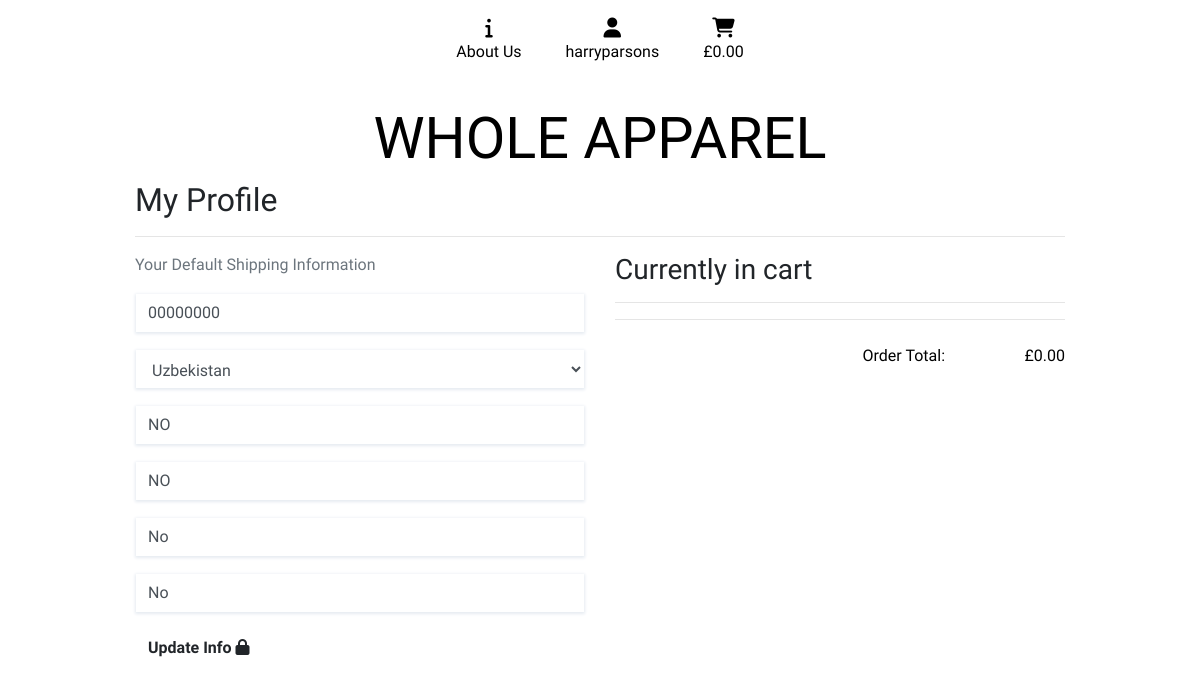
The app's page /profile/ (signed in), older data.
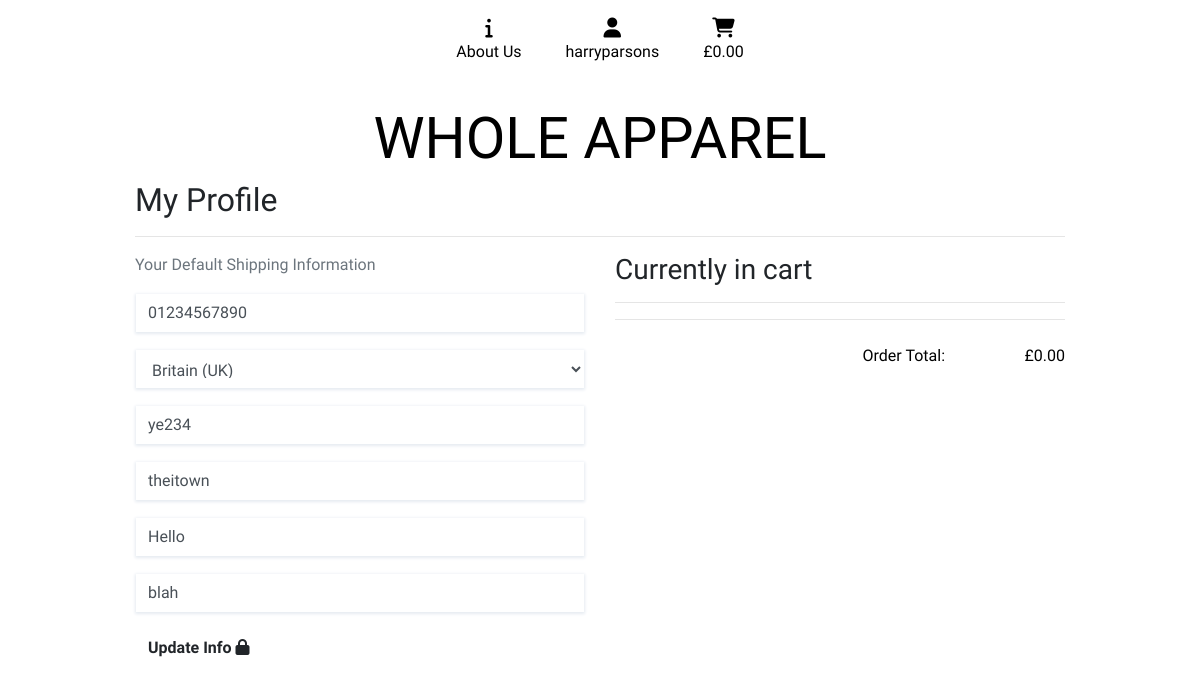
The same page, newer data.
### profiles/models.py (models this page shows)
class UserProfile(models.Model):
    user = models.OneToOneField(User, on_delete=models.CASCADE)
    default_phone_number = models.CharField(max_length=20, blank=True, null=True)
    default_country = CountryField(blank_label='Country *', blank=True, null=True)
    default_postcode = models.CharField(max_length=20, blank=True, null=True)
    default_town_or_city = models.CharField(max_length=40, blank=True, null=True)
    default_street_address1 = models.CharField(max_length=40, blank=True, null=True)
    default_street_address2 = models.CharField(max_length=40, blank=True, null=True)

### profiles/views.py (the view)
# urls.py: path('profile/', include('profiles.urls')),
def profile(request):
    profile = get_object_or_404(UserProfile, user=request.user)
    if request.method == 'POST':
        form = ProfileForm(request.POST, instance=profile)
        if form.is_valid():
            form.save()
    form = ProfileForm(instance=profile)
    orders = profile.orders.all()
    template = 'profiles/profile.html'
    context = {
        'form': form,
        'orders': orders,
    }
    return render(request, template, context)

### profiles/forms.py
class ProfileForm(forms.ModelForm):
    class Meta:
        model = UserProfile
        fields = ('default_phone_number', 'default_country',
                  'default_postcode',
                  'default_town_or_city',
                  'default_street_address1', 'default_street_address2',)
    def __init__(self, *args, **kwargs):
        super().__init__(*args, **kwargs)
        placeholders = {
            'default_phone_number': 'Phone Number',
            'default_country': 'Country',
            'default_postcode': 'Postal Code',
            'default_town_or_city': 'Town or City',
            'default_street_address1': 'Street Address 1',
            'default_street_address2': 'Street Address 2',
        }
        self.fields['default_phone_number'].widget.attrs['autofocus'] = True
        for field in self.fields:
            if self.fields[field].required:
                placeholder = f'{placeholders[field]} *'
            else:
                placeholder = placeholders[field]
            self.fields[field].widget.attrs['placeholder'] = placeholder
            self.fields[field].widget.attrs['class'] = 'stripe-style-input'
            self.fields[field].label = False

### cart/contexts.py (called while the page is built, shortened)
def cart_contents(request):
    cart_items = []
    total = 0
    product_count = 0
    cart = request.session.get('cart', {})
    cart_plus_ship = total
    context = {
        'cart_items': cart_items,
        'total': total,
        'product_count': product_count,
        'cart_plus_ship': cart_plus_ship,
    }
    return context

### profiles/templates/profiles/profile.html (shortened to what this page needs)
{% extends "base.html" %}
{% load static %}
{% block extra_css %}
<link rel="stylesheet" href="{% static 'profiles/css/profiles.css' %}">
{% endblock %}
{% block content %}
<div class="container">
	<div class="row">
		<div class="col">
			<h2>My Profile</h2>
			<hr>
		</div>
	</div>
	<div class="row">
		<div class="col-12 col-md-6 order-lg-last mb-5">
        <h3>Currently in cart</h3>
        <hr />
      <hr class="my-0">
        <br>
        <div class="row text-black text-right">
            <div class="col-7 offset-2">
                <p class="my-0">Order Total:</p>
            </div>
            <div class="col-3">
                <p class="my-0">£{{ total | floatformat:2 }}</p>
            </div>
        </div>
    </div>
		<div class="col-12 col-md-6">
			<p class="text-muted">Your Default Shipping Information</p>
			<form class="" action="{% url 'profile' %}" method="POST" id="update-profile-form">
				{{ form|crispy }}
				<button id="submit-button" class="btn btn-black rounded-0">
                                <span class="font-weight-bold">Update Info</span>
                                <span class="icon">
                                <i class="fas fa-lock"></i>
                                </span>
                            </button>
			</form>
		</div>
		{% endblock %}

### templates/base.html (shortened to what this page needs)
{% load static %}
<!doctype html>
<html lang="en">
  <head>
    {% block corecss %}
    <link rel="stylesheet" href="https://stackpath.bootstrapcdn.com/bootstrap/4.4.1/css/bootstrap.min.css">
    <link rel="stylesheet" href="{% static 'css/base.css' %}">
    {% endblock %}
    {% block extra_css %}
    {% endblock %}
  </head>
  <body>
    <header class="container-fluid right my-2">
        <div class="row">
            <div class="col-12">
                <ul class="list-inline list-unstyled text-center">
                    <li class="list-inline-item">
                        <a class="text-black nav-link">
                            <div class="text-center">
                                <div><i class="fas fa-info fa-lg"></i></div>
                                <p class="my-0">About Us</p>
                            </div>
                        </a>
                    </li>
                    <li class="list-inline-item dropdown">
                        <a class="text-black nav-link" href="#" id="user-options" data-toggle="dropdown" aria-haspopup="true" aria-expanded="false">
                            <div class="text-center">
                                <div><i class="fas fa-user fa-lg"></i></div>
                                {% if request.user.is_authenticated %}
                                    <p class="my-0">{{ request.user.username }}</p>
                                {% else %}
                                    <p class="my-0">Login</p>
                                {% endif %}
                            </div>
                        </a>
                    </li>
                    <li class="list-inline-item">
                         <a href="{% url 'view_cart' %}" class="nav-link">
                        <div class="text-center text-black">
                            <div>
                            <i class="fas fas fa-shopping-cart fa-lg"></i></div>
                                <p class="my-0">
                                    {% if cart_items %}
                                        £{{ cart_plus_ship|floatformat:2 }}
                                    {% else %}
                                        £0.00
                                    {% endif %}
                                </p>
                            </div>
                        </a>
                    </li>
                </ul>
            </div>
        </div>
    </header>
    <section>
        <div class="row">
            <div class="col-12 title-container">
                <a href="{% url 'home' %}" class="nav-link main-logo-link">
                    <h2 class="logo-font text-black my-0 title-logo">Whole Apparel</h2>
                </a>
            </div>
        </div>
    </section>
    {% block content %}
    {% endblock %}
  </body>
</html>

### static/css/base.css (style rules this page uses)
html { height: 100%; }
body { height: calc(100vh - 164px); font-family: "Exo 2", sans-serif; }
.title-container { text-align: center; }
.title-logo { display: inline-block; font-size: 3.6rem; }
.logo-font { text-transform: uppercase; }
.text-black { color: #000 !important; }
@media (min-width: 1200px) { .container { max-width: 80%; } }

### profiles/static/profiles/css/profiles.css (style rules this page uses)
.StripeElement, .stripe-style-input { box-sizing: border-box; height: 40px; padding: 10px 12px; border: 1px solid transparent; border-radius: 0px; background-color: white; box-shadow: 0 1px 3px 0 #e6ebf1; -webkit-transition: box-shadow 150ms ease; transition: box-shadow 150ms ease; }
.stripe-style-input::placeholder { color: #aab7c4; }
select, select option { color: #000; }

Row changes from the older to the newer data that the page shows:
changed UserProfile: default_phone_number "00000000" → "01234567890"; default_country "Uzbekistan" → "Britain (UK)"; default_postcode "NO" → "ye234"; default_town_or_city "NO" → "theitown"; default_street_address1 "No" → "Hello"; default_street_address2 "No" → "blah"
